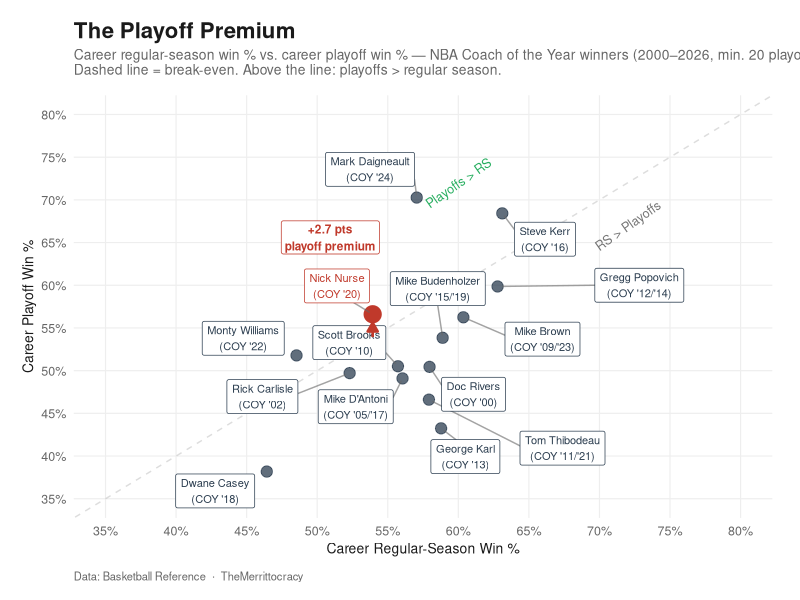

Generate this figure with R:
# ============================================================================
# nurse_coy_scatter.R
#
# "The Playoff Premium" — Nick Nurse article visual anchor
# Scatter: career regular-season win % vs. career playoff win %
# Population: NBA Coach of the Year winners (modern era, 2000–2026)
#             with at least 20 career playoff games
#
# Data: manually compiled from Basketball Reference
# IMPORTANT: Verify all values before publishing.
#            basketball-reference.com/awards/coy.html
#
# Packages: ggplot2, dplyr, tibble, ggrepel
#   install.packages(c("ggplot2", "dplyr", "tibble", "ggrepel"))
#
# Output: content/graphics/nurse_coy_scatter.png (1200x900px)
# ============================================================================

library(ggplot2)
library(dplyr)
library(tibble)
library(ggrepel)

# ── 1. Data ───────────────────────────────────────────────────────────────────
# rs_w:  career regular-season wins
# rs_l:  career regular-season losses
# po_w:  career playoff wins
# po_l:  career playoff losses
# coy:   COY award year(s) — most notable listed
#
# VERIFY all records at Basketball Reference before publishing.
# Records include all seasons through end of 2025-26 where applicable.

coaches <- tribble(
  ~name,                ~coy,    ~rs_w, ~rs_l, ~po_w, ~po_l,
  "Nick Nurse",         "'20",    343,   293,    30,    23,   # BBRef verified
  "Mark Daigneault",    "'24",    275,   207,    26,    11,   # BBRef verified — 2025 NBA Champion
  "Steve Kerr",         "'16",    604,   353,   104,    48,   # verified
  "Gregg Popovich",     "'12/'14", 1390,  824,   170,   114,   # verified career totals
  "Mike Budenholzer",   "'15/'19", 520,   363,    56,    48,   # verified
  "Tom Thibodeau",      "'11/'21", 578,   420,    48,    55,   # verified
  "Monty Williams",     "'22",    381,   404,    29,    27,   # verified
  "Dwane Casey",        "'18",    494,   570,    21,    34,   # verified
  "Mike D'Antoni",      "'05/'17", 672,   527,    54,    56,   # verified
  "Scott Brooks",       "'10",    521,   414,    49,    48,   # verified
  "Rick Carlisle",      "'02",    1012,   923,    86,    87,   # verified
  "George Karl",        "'13",    1175,  824,    80,   105,   # verified career
  "Mike Brown",         "'09/'23", 507,   333,    54,    42,   # verified
  "Doc Rivers",         "'00",    1194,  866,    114,   112,   # VERIFY — no active bench
) %>%
  mutate(
    rs_pct  = rs_w / (rs_w + rs_l),
    po_pct  = po_w / (po_w + po_l),
    po_games = po_w + po_l,
    gap     = po_pct - rs_pct,          # positive = better in playoffs
    is_nurse = name == "Nick Nurse"
  ) %>%
  filter(po_games >= 20)                # minimum meaningful sample

# ── 2. Palette & theme ────────────────────────────────────────────────────────
col_nurse   <- "#C0392B"   # bold red — Nurse highlight
col_other   <- "#2C3E50"   # dark navy — all other coaches
col_above   <- "#27AE60"   # green — "Playoffs > RS" region label
col_bg      <- "#FFFFFF"
col_panel   <- "#FFFFFF"
col_grid    <- "#EEEEEE"
col_text    <- "#1A1A1A"
col_subtext <- "#666666"
col_diag    <- "#AAAAAA"   # break-even diagonal

theme_merrittocracy_light <- function(base_size = 12) {
  theme_minimal(base_size = base_size) +
    theme(
      plot.background    = element_rect(fill = col_bg,    color = NA),
      panel.background   = element_rect(fill = col_panel, color = NA),
      panel.grid.major   = element_line(color = col_grid, linewidth = 0.4),
      panel.grid.minor   = element_blank(),
      axis.text          = element_text(color = col_subtext, size = 9),
      axis.title         = element_text(color = col_text,    size = 10),
      plot.title         = element_text(color = col_text,    face = "bold",
                                        size = 16, margin = margin(b = 4)),
      plot.subtitle      = element_text(color = col_subtext, size = 10,
                                        margin = margin(b = 12)),
      plot.caption       = element_text(color = col_subtext, size = 8,
                                        hjust = 0, margin = margin(t = 10)),
      legend.position    = "none",
      plot.margin        = margin(16, 20, 12, 16)
    )
}

# ── 3. Axis range (padded symmetrically for the diagonal to read cleanly) ─────
axis_min <- 0.35
axis_max <- 0.80

# ── 4. Plot ───────────────────────────────────────────────────────────────────
p <- ggplot(coaches, aes(x = rs_pct, y = po_pct)) +

  # Break-even diagonal — where PO win% = RS win%
  geom_abline(slope = 1, intercept = 0,
              color = col_diag, linewidth = 0.5, linetype = "dashed", alpha = 0.4) +

  # Region labels flanking the diagonal
  annotate("text", x = 0.72, y = 0.67,
           label = "RS > Playoffs", color = col_subtext,
           size = 3.2, angle = 35, alpha = 0.9) +
  annotate("text", x = 0.60, y = 0.72,
           label = "Playoffs > RS", color = col_above,
           size = 3.2, angle = 35, alpha = 1.0) +

  # All other coaches
  geom_point(
    data   = filter(coaches, !is_nurse),
    color  = col_other, size = 3.5, alpha = 0.75
  ) +

  # Nurse — larger, highlighted
  geom_point(
    data   = filter(coaches, is_nurse),
    color  = col_nurse, size = 5.5, alpha = 1
  ) +

  # Labels for all coaches (ggrepel)
  geom_label_repel(
    aes(
      label = paste0(name, "\n(COY ", coy, ")"),
      color = if_else(is_nurse, col_nurse, col_other),
      fill  = col_bg
    ),
    size          = 2.8,
    seed          = 42,
    box.padding   = 0.5,
    point.padding = 0.3,
    label.size    = 0.25,
    label.r       = unit(0.1, "lines"),
    show.legend   = FALSE,
    max.overlaps  = Inf,
    segment.color = col_subtext,
    segment.alpha = 0.6
  ) +

  # Nurse gap callout — vertical segment from diagonal up to Nurse's PO%
  annotate(
    "segment",
    x    = filter(coaches, is_nurse)$rs_pct,
    xend = filter(coaches, is_nurse)$rs_pct,
    y    = filter(coaches, is_nurse)$rs_pct,
    yend = filter(coaches, is_nurse)$po_pct - 0.01,
    color = col_nurse, linewidth = 0.9,
    arrow = arrow(length = unit(0.10, "inches"), type = "closed")
  ) +
  # Label placed directly above the Nick Nurse ggrepel callout
  annotate(
    "label",
    x        = filter(coaches, is_nurse)$rs_pct - 0.03,
    y        = filter(coaches, is_nurse)$po_pct + 0.09,
    label    = paste0("+", round(filter(coaches, is_nurse)$gap * 100, 1), " pts\nplayoff premium"),
    color    = col_nurse,
    fill     = col_bg,
    size     = 3.0,
    fontface = "bold"
  ) +

  scale_color_identity() +
  scale_fill_identity() +
  scale_x_continuous(
    limits = c(axis_min, axis_max),
    breaks = seq(0.35, 0.80, 0.05),
    labels = function(x) paste0(round(x * 100), "%")
  ) +
  scale_y_continuous(
    limits = c(axis_min, axis_max),
    breaks = seq(0.35, 0.80, 0.05),
    labels = function(x) paste0(round(x * 100), "%")
  ) +

  labs(
    title    = "The Playoff Premium",
    subtitle = "Career regular-season win % vs. career playoff win % — NBA Coach of the Year winners (2000–2026, min. 20 playoff games)\nDashed line = break-even. Above the line: playoffs > regular season.",
    x        = "Career Regular-Season Win %",
    y        = "Career Playoff Win %",
    caption  = "Data: Basketball Reference  ·  TheMerrittocracy"
  ) +
  theme_merrittocracy_light()

# ── 5. Save ───────────────────────────────────────────────────────────────────
out_path <- "graphics/nurse_coy_scatter.png"

ggsave(
  filename = out_path,
  plot     = p,
  width    = 1200 / 150,
  height   =  900 / 150,
  dpi      = 150,
  bg       = "#FFFFFF"
)

message("Saved: ", out_path)
message("\nNurse gap: ", round(filter(coaches, is_nurse)$gap * 100, 1), " percentage points above break-even")
message("Coaches plotted: ", nrow(filter(coaches, !is.na(rs_pct))))
